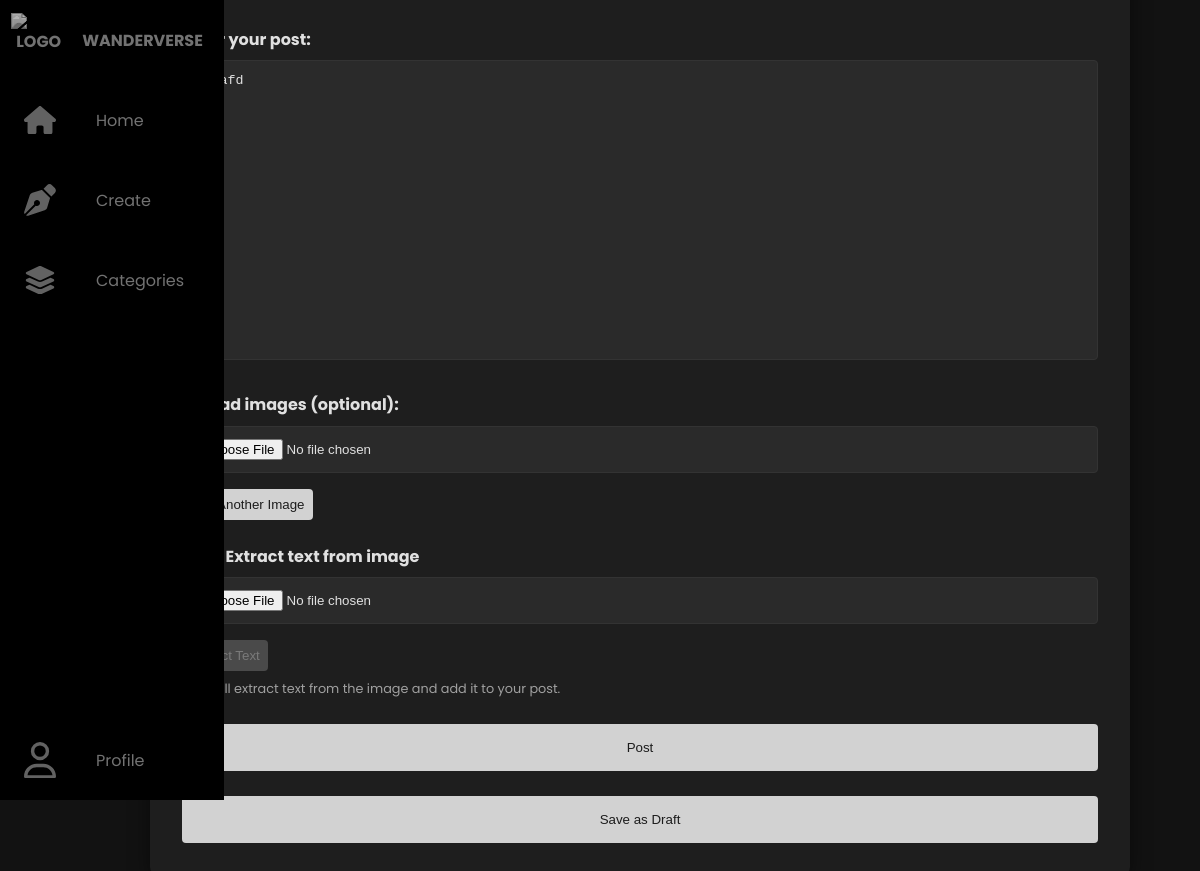
The app's page /edit_draft/56 (signed in), older data.
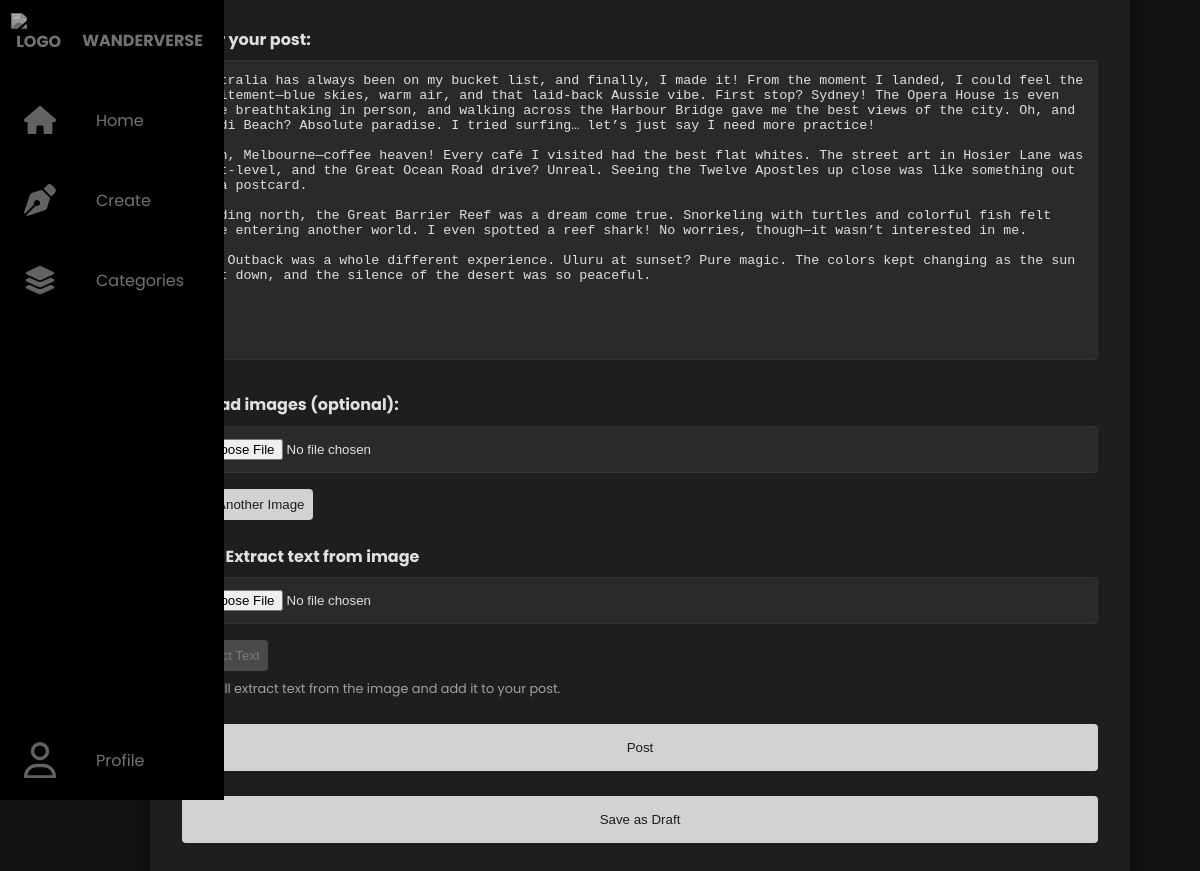
The same page, newer data.
### app/models.py (models this page shows)
class Post(db.Model):
    id = db.Column(db.Integer, primary_key=True)
    title = db.Column(db.String(255), nullable=True)
    location = db.Column(db.String(255), nullable=True)
    category = db.Column(db.String(255), nullable=True)
    duration = db.Column(db.String(255), nullable=True)
    tips = db.Column(db.String(255), nullable=True)
    user_id = db.Column(db.Integer, db.ForeignKey('user.id'), nullable=True)
    status=db.Column(db.String, nullable=False, default='draft')
    content = db.Column(db.String, nullable=False)
    flagged = db.Column(db.Boolean, nullable=False,default=False)
    sexuality = db.Column(db.String(255), nullable=False,default=False)
    violence = db.Column(db.String(255), nullable=False,default=False)
    harassment = db.Column(db.String(255), nullable=False,default=False)
    illicit = db.Column(db.String(255), nullable=False,default=False)
    self_harm = db.Column(db.String(255), nullable=False,default=False)
    hate = db.Column(db.String(255), nullable=False,default=False)

### app/routes.py (the view, shortened to what this page needs)
@app.route('/edit_draft/<int:post_id>', methods=['GET', 'POST'])
@login_required
def edit_draft(post_id):
    post = Post.query.get_or_404(post_id)
    if post.user_id != current_user.id:
        abort(403)  # Forbidden if the user does not own the draft
    images = Images.query.filter_by(post_id=post_id).all()
    return render_template('creat_page.html', post=post, images=images)  # Pass images to the template

### app/routes.py (called while the page is built)
@login_manager.user_loader
def load_user(user_id):
    return User.query.get(int(user_id))

### app/templates/creat_page.html (shortened to what this page needs)
{% extends 'base.html' %}
{% block head %}
    <link rel="stylesheet" href="{{ url_for('static', filename='css/create.css') }}">
{% endblock %}
{% block body %}
<div class="create-post-container">
    <form action="/create" method="POST" enctype="multipart/form-data" class="create-post-form" onsubmit="load()">
        <div class="form-group">
            <label for="content" class="label">Enter your post:</label>
            <textarea name="content" id="content" class="textarea" placeholder="Write something..." required>{{ post.content if post else '' }}</textarea>
        </div>
        <div class="form-group">
            <label for="images" class="label">Upload images (optional):</label>
            <div id="image-input-container">
                <input type="file" name="images" accept="image/*" class="file-input">
            </div>
            <button type="button" class="add-btn" onclick="addImageInput()">Add Another Image</button>
        </div>
        <div class="form-group">
            <label class="label">OCR: Extract text from image</label>
           <input type="file" id="ocr-image" accept="image/*" class="file-input" onchange="document.getElementById('extract-btn').disabled = !this.value">
            <button type="button" id="extract-btn" class="add-btn" onclick="processOCR(document.getElementById('ocr-image'))" disabled>Extract Text</button>
            <p class="ocr-note">This will extract text from the image and add it to your post.</p>
        </div>
        <input type="submit" value="Post" class="submit-btn"><br>
        <button type="button" class="submit-btn draft-btn" onclick="saveDraft()">Save as Draft</button>
    </form>
</div>
{% endblock %}

Row changes from the older to the newer data that the page shows:
changed Post: content "safafd" → "Australia has always been on my bucket list, and finally, I made it! From the moment I landed, I could feel the excitement—blue skies, warm air, and that laid-back Aussie vibe. First stop? Sydney! The Opera House is even more breathtaking in person, and walking across the Harbour Bridge gave me the best views of the city. Oh, and Bondi Beach? Absolute paradise. I tried surfing… let’s just say I need more practice! Then, Melbourne—coffee heaven! Every café I visited had the best flat whites. The street art in Hosier Lane was next-level, and the Great Ocean Road drive? Unreal. Seeing the Twelve Apostles up close was like something out of a postcard. Heading north, the Great Barrier Reef was a…"
